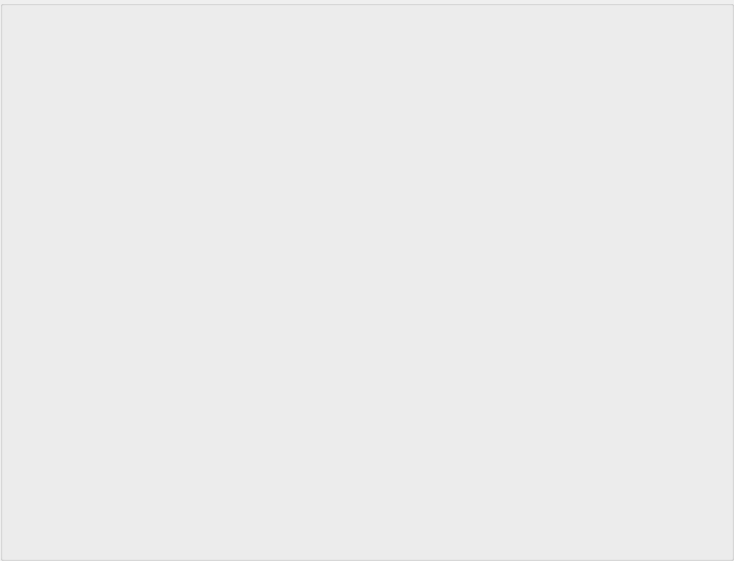
<?xml version="1.0" encoding="UTF-8"?>
<ui version="4.0">
 <class>FailedImport</class>
 <widget class="QGroupBox" name="FailedImport">
  <property name="geometry">
   <rect>
    <x>0</x>
    <y>0</y>
    <width>734</width>
    <height>561</height>
   </rect>
  </property>
  <property name="windowTitle">
   <string>GroupBox</string>
  </property>
 </widget>
 <resources/>
 <connections/>
</ui>
